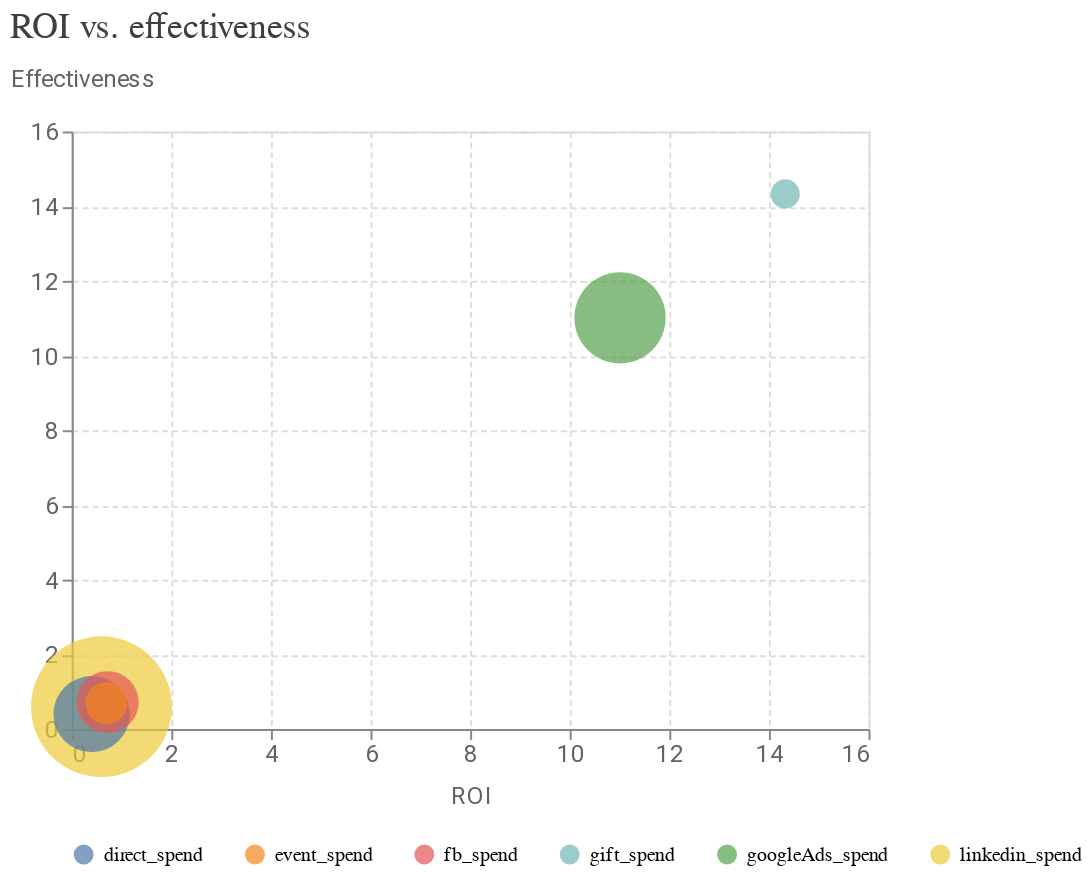

Write notebook code for a chart like this one.
### Code cell
media_summary.plot_roi_vs_effectiveness()

### Figure 1 — Vega-Lite specification as saved in the notebook (floating-point values rounded to 4 significant figures)
{"config": {"view": {"continuousWidth": 300, "continuousHeight": 300}, "axis": {"gridDash": [3, 2], "labelColor": "#5F6368", "labelFont": "Roboto", "labelFontSize": 12, "titleColor": "#5F6368", "titleFont": "Roboto", "titleFontSize": 12, "titleFontWeight": "normal", "titlePadding": 10}}, "data": {"name": "data-f53a75f76e446d5d88f4421c29763d12"}, "mark": {"type": "circle", "size": 80, "tooltip": true}, "encoding": {"color": {"field": "channel", "legend": {"columnPadding": 20, "columns": 7, "orient": "bottom", "rowPadding": 10, "title": null}, "type": "nominal"}, "size": {"field": "spend", "legend": null, "scale": {"range": [100, 5000]}, "type": "quantitative"}, "x": {"field": "roi", "scale": {}, "title": "ROI", "type": "quantitative"}, "y": {"axis": {"titleAlign": "left", "titleAngle": 0, "titleY": -20}, "field": "effectiveness", "scale": {}, "title": "Effectiveness", "type": "quantitative"}}, "title": {"text": "ROI vs. effectiveness", "anchor": "start", "color": "#3C4043", "font": "Google Sans Display", "fontSize": 18, "fontWeight": "normal", "offset": 10}, "width": 400, "$schema": "https://vega.github.io/schema/vega-lite/v5.20.1.json", "datasets": {"data-f53a75f76e446d5d88f4421c29763d12": [{"channel": "linkedin_spend", "roi": 0.5969, "effectiveness": 0.5969, "spend": 3842000.0}, {"channel": "gift_spend", "roi": 14.33, "effectiveness": 14.33, "spend": 89410.0}, {"channel": "direct_spend", "roi": 0.3998, "effectiveness": 0.3998, "spend": 1070000.0}, {"channel": "fb_spend", "roi": 0.7223, "effectiveness": 0.7223, "spend": 679500.0}, {"channel": "googleAds_spend", "roi": 11.01, "effectiveness": 11.01, "spend": 1569000.0}, {"channel": "event_spend", "roi": 0.6951, "effectiveness": 0.6951, "spend": 268400.0}]}}
